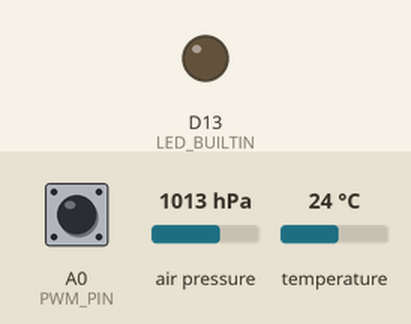
Simulated run of this sketch. Board: Arduino Zero (SAMD21). On the bench: output pins drawn as LEDs (lit = HIGH). The inputs (shaded band) are chosen by the test bench; at power-on: A0 (PWM_PIN) LOW, air pressure 1013 hPa, temperature 24 °C.

Above: at 2.2 s.
2.3 s: A0 (PWM_PIN) pulsed HIGH 5 times (0.12 s each, 0.3 s apart)
At 3.9 s:
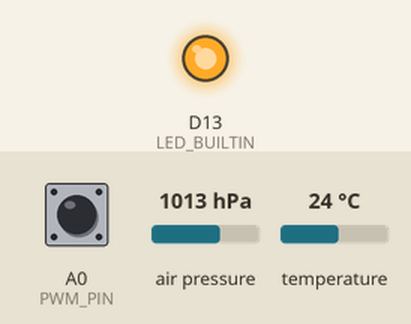
Timing chart, 0 to 6.1 s (numbered marks = the images above; inputs shaded):
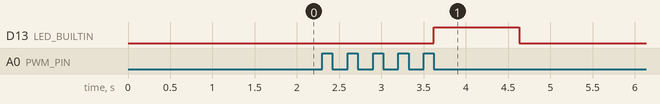

The sketch:

Ibus_sensor.ino
```cpp
#include <IBusBM.h>

#include <Adafruit_BMP085.h>
#include "MedianFilterLib2.h"


IBusBM IBus;

Adafruit_BMP085 bmp;

#define FILTER_N 8
#define ALPHA 0.9
MedianFilter2<double> medianFilter(FILTER_N);


#define PWM_PIN A0
#define TEMPBASE 400    // base value for 0'C

double alt = 0;
double base_alt = 0;
double max_alt = 0;
double d_alt = 0;
uint16_t temp=TEMPBASE+200; // start at 20'C

long old_millis = 0;
double old_alt = -1;


void reset_altitude(){
  // reset base altitude
  base_alt = 0;
  for(int i=0; i<10; i++){
    base_alt += bmp.readAltitude()/10.;
    delay(100);

  }
  alt = base_alt;
  old_alt = alt;
  for(int i=0; i<FILTER_N; i++){
    medianFilter.AddValue(alt);
  }
}

void reset_max_altitude(){
   max_alt = 0;
}


void setup() {
  // initialize serial port for debug
  SerialUSB.begin(115200);

  pinMode(PWM_PIN, INPUT);
  pinMode(LED_BUILTIN, OUTPUT);

  Serial.begin(9600);
  if (!bmp.begin()) {
  Serial.println("Could not find a valid BMP085 sensor, check wiring!");
  while (1) {
      digitalWrite(LED_BUILTIN, HIGH);
      delay(100);
      digitalWrite(LED_BUILTIN, LOW);
      delay(100);
    }
  }


  // iBUS connected to serial1
  IBus.begin(Serial1);

  // adding 3 sensors
  IBus.addSensor(IBUSS_TEMP); // temperature
  IBus.addSensor(IBUSS_TEMP);  // altitude
  IBus.addSensor(IBUSS_TEMP);  // max altitude
  IBus.addSensor(IBUSS_TEMP);  // climb rate


  reset_altitude();
  old_millis = millis();

}

#define NOT_PRESSED 0
#define JUST_PRESSED 1
#define PRESSED 3
int state = NOT_PRESSED;
long pressed_timer=0;

void update_state(){
   int pwm = pulseIn(PWM_PIN, HIGH);

   if(pwm > 1500){
    if(state == NOT_PRESSED){
      state = JUST_PRESSED;
      pressed_timer = millis();
    }
    else if(state == JUST_PRESSED){
      if(millis() - pressed_timer > 1000){
          state = PRESSED;
          digitalWrite(LED_BUILTIN,HIGH);
          reset_altitude();
          reset_max_altitude();
          digitalWrite(LED_BUILTIN,LOW);

       }

    }
   } else {
    state = NOT_PRESSED;
   }

}

void loop() {
  double alt_t = bmp.readAltitude();
  double median = medianFilter.AddValue(alt_t);
  alt = alt * ALPHA +median * (1-ALPHA);
  /*Serial.print(millis());
  Serial.print(",");
  Serial.print(alt_t);
  Serial.print(",");
  Serial.print(median);
  Serial.print(",");
  Serial.println(alt);*/


  if (alt> max_alt){
    max_alt = alt;
  }

  double delta = (millis() - old_millis);
  d_alt = (alt - old_alt)/delta*1000;


  old_millis = millis();
  old_alt = alt;


  uint16_t temp_read = bmp.readTemperature()*10 ;
  temp = TEMPBASE+temp_read;
  IBus.setSensorMeasurement(1,temp); // increase temperature by 0.1 'C every loop

  uint16_t alt_read = TEMPBASE+(alt - base_alt)*10;
  IBus.setSensorMeasurement(2,alt_read  );

  uint16_t max_alt_read = TEMPBASE+ (max_alt - base_alt)*10;
  IBus.setSensorMeasurement(3, max_alt_read  );

  uint16_t d_alt_read = TEMPBASE + d_alt*10;
  IBus.setSensorMeasurement(4, d_alt_read);

  update_state();

}
```

Measured:
- after the input at 2.3 s, D13 (LED_BUILTIN): LOW → HIGH after 1.3 s, → LOW 1.0 s later
